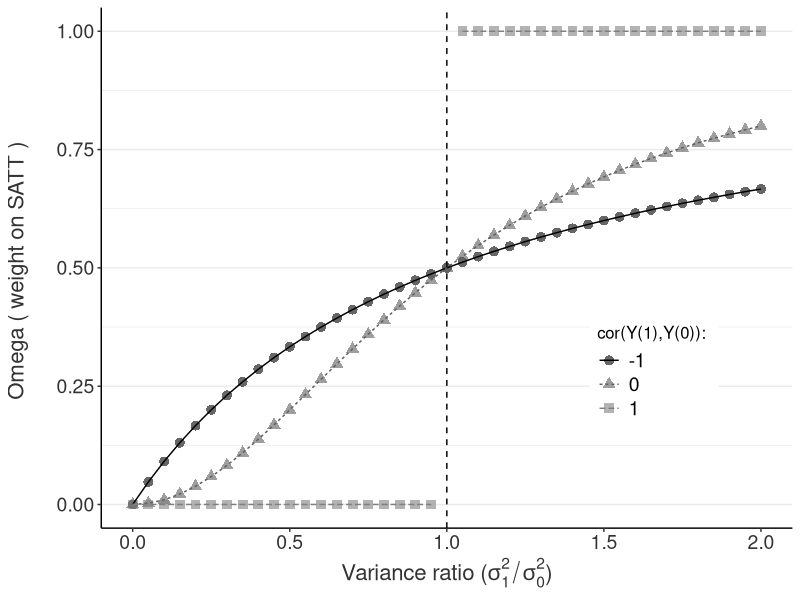

Write the R code that produced this figure. (Note: this script raises an error after producing the figure.)

###################################################
# Analytical figures
###################################################

rm(list = ls())
library(ggplot2)
library(dplyr)
library(tidyr)

# NEW omega calculations
f.omega = function(ratio, rho){
  omega = (ratio^2 - rho * ratio)/(ratio^2 + 1 - 2 * rho * ratio)
  omega = max(0,min(1,omega))
  return(omega)
}

f.data = function(rho.vec, ratio.vec){
  d = data.frame(
    rho = rho.vec[1],
    omega = sapply( ratio.vec,  function(x){ return( f.omega(ratio = x, rho = rho.vec[1] ) ) } ),
    ratio = ratio.vec
  )
  
  for (i in rho.vec[-1] ){
    tmp = data.frame(
      rho = i,
      omega = sapply( ratio.vec,  function(x){ return( f.omega(ratio = x , rho = i ) ) } ),
      ratio = ratio.vec
    )
    
    d = rbind(d,tmp)
    
  }
  
  d$rho = as.factor(d$rho)
  return( d )
}

rho.vec = c(-1,0,1)
ratio.vec = seq(0,2,by=0.05)

d = f.data(rho.vec = rho.vec, ratio.vec = ratio.vec)

p = ggplot(d, aes( x = ratio, y = omega, col = rho, shape = rho, lty = rho  ) )+
  geom_point(size=3, alpha = 0.6)+
  geom_line()+
  labs(
    x = expression(paste("Variance ratio (",sigma[1]^2/sigma[0]^2,")")),
    y = "Omega ( weight on SATT ) \n"
  )+
  theme_bw()+
  theme(axis.text.x = element_text(colour="grey20",size=14))+
  theme(axis.text.y = element_text(colour="grey20",size=14))+
  theme(axis.title.y = element_text(colour="grey20",size=16))+
  theme(axis.title.x = element_text(colour="grey20",size=16))+
  theme(panel.grid.major.x = element_blank(), panel.grid.minor.x = element_blank() )+
  theme(panel.border = element_blank(),
        axis.line = element_line(colour = "black"))+
  theme(title = element_text(size=12))+
  scale_colour_grey( start = 0, end = 0.5 )+
  guides(col=guide_legend(title="cor(Y(1),Y(0)): "),shape=guide_legend(title="cor(Y(1),Y(0)): "),
         lty=guide_legend(title="cor(Y(1),Y(0)): "))+ # adding legend title
  theme(legend.position = c(0.8,0.3), 
        legend.text = element_text(size=14))+ # legend positvjust=0.5ion
  geom_vline(xintercept = 1, col = "black", lty = 2)

ggsave(p, file = "~/Dropbox/att_CI/figures/sato_omega_rho.pdf", width = 6, height = 4)


###################################################
# Comparison of SATO and SATE when sigma1=sigma0
###################################################

### Figure 1

f.ratio = function(omega, rho, sigma=1, p = 0.3, n = 100){
  var0 <- var1 <- sigma^2
  k.n.m = 1/(p*(1-p)*n)
  sigma0 = sqrt(var0)
  sigma1 = sqrt(var1)
  var.tau = var1 + var0 - 2 * sigma0 * sigma1 * rho
  const = 1/( p * (1-p) * n )
  element1 = const * (  var0*p^2 + var1*(1-p)^2 + 2 * p * (1-p) * rho * sigma0 * sigma1  )
  element2 = ( var.tau/n ) * (  omega^2 *  ( (1-p)/p ) + (1-omega)^2 * ( p/(1-p) ) -2 * omega*(1-omega)  )
  element3 = (-2/n) * (  (omega/p ) * ( var1 - rho * sigma1 * sigma0 ) -  var.tau  + ((1-omega)/(1-p) ) * ( var0 - rho * sigma0 * sigma1 )    )
  
  tmp = element1+element2+element3
  if (tmp < 0.1^10){
    tmp = 0
  }
  sd.td.sato = sqrt( tmp )
  
  sd.rho = sqrt( k.n.m * ( p^2*var0 + (1-p)^2*var1 + 2*p*(1-p)*rho*sqrt(var0)*sqrt(var1) ) ) 
  ratio =  sd.td.sato/sd.rho
  r = list(
    sd.td.sato = sd.td.sato,
    sd.rho = sd.rho,
    ratio = ratio,
    p = p,
    rho = rho
  )
  return(ratio)
}

f.ratio(omega=0.5, rho = -1, n= 100)
f.omega(ratio=1, rho = -1)

f.data = function(rho.vec, omega.vec){
  d = data.frame(
    rho = rho.vec[1],
    ratio = sapply( omega.vec,  function(x){ return( f.ratio(omega = x, rho = rho.vec[1] ) ) } ),
    omega = omega.vec
  )
  
  for (i in rho.vec[-1] ){
    tmp = data.frame(
      rho = i,
      ratio = sapply( omega.vec,  function(x){ return( f.ratio(omega = x , rho = i ) ) } ),
      omega = omega.vec
    )
    
    d = rbind(d,tmp)
    
  }
  
  d$rho = as.factor(d$rho)
  return( d )
}

rho.vec = c(-1,0,1)
omega.vec = seq(0,1,by=0.05)

d = f.data(rho.vec = rho.vec, omega.vec = omega.vec)
d$gain.percent = 1 - d$ratio

p = ggplot(d, aes( y = gain.percent, x = omega, col = rho, shape = rho, lty = rho  ) )+
  geom_point(size=3, alpha = 0.6)+
  geom_line()+
  labs(
    y = "Accuracy gain (%)",
    x = "Omega (weight on SATT) \n"
  )+
  theme_bw()+
  theme(axis.text.x = element_text(colour="grey20",size=14))+
  theme(axis.text.y = element_text(colour="grey20",size=14))+
  theme(axis.title.y = element_text(colour="grey20",size=16))+
  theme(axis.title.x = element_text(colour="grey20",size=16))+
  theme(panel.grid.major.x = element_blank(), panel.grid.minor.x = element_blank() )+
  theme(panel.border = element_blank(),
        axis.line = element_line(colour = "black"))+
  theme(title = element_text(size=12))+
  scale_colour_grey( start = 0, end = 0.5 )+
  guides(col=guide_legend(title="cor(Y(1),Y(0)): "),shape=guide_legend(title="cor(Y(1),Y(0)): "),
         lty=guide_legend(title="cor(Y(1),Y(0)): "))+ # adding legend title
  theme(legend.position = c(0.85,0.85), 
        legend.text = element_text(size=14))+ # legend positvjust=0.5ion
  geom_vline(xintercept = 0.3, col = "black", lty = 2,lwd=1)+
  geom_vline(xintercept = 0.5, col = "black", lty = 3,lwd=1)

p = p + annotate("segment", x = 0.7, xend = 0.51, y = -1, yend = -0.6, colour="grey20", size=1, arrow=arrow())+
  annotate("text", x = 0.7, y = -1.07, label = "SATO weight", colour="grey20", size=5)+
  annotate("segment", x = 0.1, xend = 0.29, y = 0.7, yend = 0.4, colour="grey20", size=1, arrow=arrow())+
  annotate("text", x = 0.1, y = 0.77, label = "SATE weight", colour="grey20", size=5)


ggsave(p, file = "~/Dropbox/att_CI/figures/gain_sato_rho1.pdf", width = 5, height = 4)

### Figure 2

f.ratio = function( rho, sigma=1, n = 100, p ){
  omega = f.omega(ratio=1, rho)
  
  var0 <- var1 <- sigma^2
  k.n.m = 1/(p*(1-p)*n)
  sigma0 = sqrt(var0)
  sigma1 = sqrt(var1)
  var.tau = var1 + var0 - 2 * sigma0 * sigma1 * rho
  const = 1/( p * (1-p) * n )
  element1 = const * (  var0*p^2 + var1*(1-p)^2 + 2 * p * (1-p) * rho * sigma0 * sigma1  )
  element2 = ( var.tau/n ) * (  omega^2 *  ( (1-p)/p ) + (1-omega)^2 * ( p/(1-p) ) -2 * omega*(1-omega)  )
  element3 = (-2/n) * (  (omega/p ) * ( var1 - rho * sigma1 * sigma0 ) -  var.tau  + ((1-omega)/(1-p) ) * ( var0 - rho * sigma0 * sigma1 )    )
  
  tmp = element1+element2+element3
  if (tmp < 0.1^10){
    tmp = 0
  }
  sd.td.sato = sqrt( tmp )
  
  sd.rho = sqrt( k.n.m * ( p^2*var0 + (1-p)^2*var1 + 2*p*(1-p)*rho*sqrt(var0)*sqrt(var1) ) ) 
  ratio =  sd.td.sato/sd.rho
  r = list(
    sd.td.sato = sd.td.sato,
    sd.rho = sd.rho,
    ratio = ratio,
    p = p,
    rho = rho
  )
  return(ratio)
}

f.ratio( rho = -0.8, p = 0.5)

f.data = function(rho.vec, p.vec){
  d = data.frame(
    p = p.vec[1],
    ratio = sapply( rho.vec,  function(x){ return( f.ratio(rho = x, p = p.vec[1] ) ) } ),
    rho = rho.vec
  )
  
  for (i in p.vec[-1] ){
    tmp = data.frame(
      p = i,
      ratio = sapply( rho.vec,  function(x){ return( f.ratio(rho = x , p = i ) ) } ),
      rho = rho.vec
    )
    
    d = rbind(d,tmp)
    
  }
  
  d$p = as.factor(d$p)
  return( d )
}

rho.vec = seq(-0.95,.95,by=0.1)
p.vec = c(0.5,0.7,0.9)

d = f.data(rho.vec = rho.vec, p.vec = p.vec)
d$gain.percent = 1 - d$ratio

p = ggplot(d, aes( y = gain.percent, x = rho, col = p , shape = p, lty = p  ) )+
  geom_point(size=3, alpha = 0.6)+
  geom_line()+
  labs(
    y = "Accuracy gain (%)",
    x = "cor(Y(1),Y(0)) \n"
  )+
  theme_bw()+
  theme(axis.text.x = element_text(colour="grey20",size=14))+
  theme(axis.text.y = element_text(colour="grey20",size=14))+
  theme(axis.title.y = element_text(colour="grey20",size=16))+
  theme(axis.title.x = element_text(colour="grey20",size=16))+
  theme(panel.grid.major.x = element_blank(), panel.grid.minor.x = element_blank() )+
  theme(panel.border = element_blank(),
        axis.line = element_line(colour = "black"))+
  theme(title = element_text(size=12))+
  scale_colour_grey( start = 0, end = 0.5 )+
  guides(col=guide_legend(title="Pr(T=1): "),shape=guide_legend(title="Pr(T=1): "),
         lty=guide_legend(title="Pr(T=1): "))+ # adding legend title
  theme(legend.position = c(0.85,0.85), 
        legend.text = element_text(size=14)) # legend positvjust=0.5ion
  
p = p+annotate("text", x = 0.3  , y = 0.5, label = "Optimal weight is always 0.5", size=5)
  

ggsave(p, file = "~/Dropbox/att_CI/figures/gain_sato_rho2.pdf", width = 5, height = 4)














































